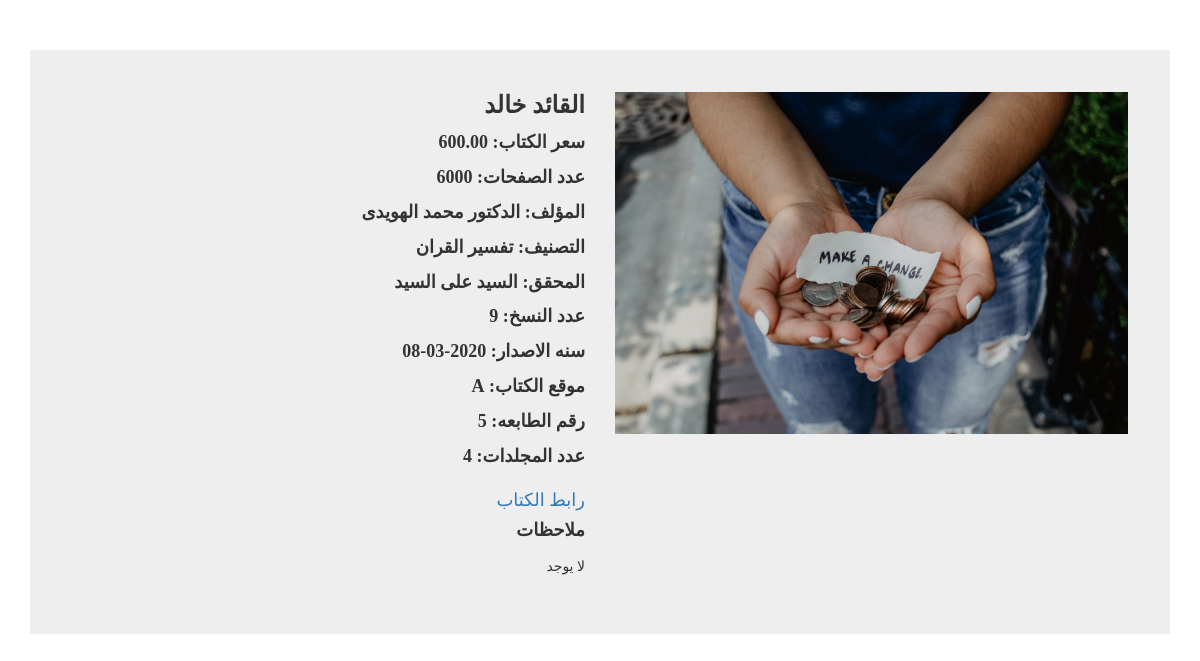
Screenshot of /admin-dashboard/book-details/3/ with the database file from the repository.
### admin2/models.py (models this page shows, shortened)
class Book(models.Model):
    book_name = models.CharField(max_length=200)
    book_pages = models.PositiveIntegerField(default=0)
    book_folders = models.PositiveIntegerField(default=0)
    print_number = models.PositiveIntegerField(default=0)
    print_year = models.IntegerField(null=True)
    book_price = models.DecimalField(max_digits=11,decimal_places=2)
    created_at = models.DateField(auto_now_add=True)
    book_image =  models.ImageField(default='o.jpg', upload_to='books_images',null=True,blank=True)
    observations = models.TextField(null=True)
    available = models.BooleanField(default=True)
    no_of_copis = models.IntegerField(default=1)
    publish_house = models.ForeignKey(Publishing_house,on_delete=models.CASCADE,null=True)
    author = models.ForeignKey(Author,on_delete=models.CASCADE)
    questioner = models.ForeignKey(Questioner,on_delete=models.CASCADE,null=True)
    book_postion= models.ForeignKey(Position,on_delete=models.CASCADE)
    category = models.ForeignKey(Category,on_delete=models.CASCADE,null=True)
    link =  models.CharField(max_length=900,null=True)
    book_owner = models.CharField(max_length=200,null=True)
    folder_number = models.IntegerField(default=0)

class Author(models.Model):
    author_name = models.CharField(max_length=200)

class Category(models.Model):
    category_name = models.CharField(max_length=200)

class Questioner(models.Model):
    questioner_name = models.CharField(max_length=200)

class Position(models.Model):
    position = models.CharField(max_length=200)

### admin2/views.py (the view)
# urls.py: path('book-details/<int:id>/',views.book_details,name='book_details'),
def book_details(request,id):
    book = Book.objects.get(id=id)
    return render(request,'admin/book_details.html',{'book':book})

### admin2/templates/admin/book_details.html (shortened to what this page needs)
{%load static%}
<!DOCTYPE html>
<html lang="ar">
  <head>
    <link href="https://maxcdn.bootstrapcdn.com/font-awesome/4.7.0/css/font-awesome.min.css" rel="stylesheet">
    <link href="//maxcdn.bootstrapcdn.com/bootstrap/3.3.0/css/bootstrap.min.css" rel="stylesheet" id="bootstrap-css">
</head>
  <body dir="rtl">
	<div class="container">
		<div class="card">
			<div class="container-fliud">
				<div class="wrapper row">
					<div style="float: right;" class="preview col-md-6">
						<div class="preview-pic tab-content">
                            <div class="tab-pane active" id="pic-0"><img {%ifequal book.book_image '' %}src="{%static 'images/o.jpg' %}"{%else%} src="{{book.book_image.url}}"{%endifequal%} /></div>
						</div>
					</div>
					<div style="float:right;" class="details col-md-6">
						<h3 class="product-title">{{book.book_name}}</h3>
                        <h4 class="product-title">سعر الكتاب: {{book.book_price}}</h4>
                        <h4 class="product-title">عدد الصفحات: {{book.book_pages}}</h4>
                        <h4 class="product-title">المؤلف: {{book.author.author_name}}</h4>
                        <h4 class="product-title">التصنيف: {{book.category.category_name}}</h4>
                        <h4 class="product-title">المحقق: {{book.questioner.questioner_name}}</h4>
                        <h4 class="product-title">عدد النسخ: {{book.no_of_copis}}</h4>
                        <h4 class="product-title">سنه الاصدار: {{book.print_year}}</h4>
                        <h4 class="product-title"> موقع الكتاب: {{book.book_postion.position}}</h4>
                        <h4 class="product-title">رقم الطابعه: {{book.print_number}}</h4>
                        <h4 class="product-title">عدد المجلدات: {{book.book_folders}}</h4>
                        <h4><a href="{{book.link}}" target="_blank">رابط الكتاب</a></h4>
                        <h4 class="product-title">ملاحظات</h4>
                        <p class="product-description">{{book.observations}}</p>
                    </div>
				</div>
			</div>
		</div>
    </div>
  </body>
</html>

### admin2/templates/admin/book_details.html (style rules this page uses)
body { font-family: 'Amiri'; overflow-x: hidden; }
img { max-width: 100%; }
.preview { display: -webkit-box; display: -webkit-flex; display: -ms-flexbox; display: flex; -webkit-box-orient: vertical; -webkit-box-direction: normal; -webkit-flex-direction: column; -ms-flex-direction: column; flex-direction: column; }
.preview-pic { -webkit-box-flex: 1; -webkit-flex-grow: 1; -ms-flex-positive: 1; flex-grow: 1; }
.tab-content { overflow: hidden; }
.tab-content img { width: 100%; -webkit-animation-name: opacity; animation-name: opacity; -webkit-animation-duration: .3s; animation-duration: .3s; }
.card { margin-top: 50px; background: #eee; padding: 3em; line-height: 1.5em; }
@media screen and (min-width: 997px) { .wrapper { display: -webkit-box; display: -webkit-flex; display: -ms-flexbox; display: flex; } }
.details { display: -webkit-box; display: -webkit-flex; display: -ms-flexbox; display: flex; -webkit-box-orient: vertical; -webkit-box-direction: normal; -webkit-flex-direction: column; -ms-flex-direction: column; flex-direction: column; }
.product-title, .price, .sizes, .colors { text-transform: UPPERCASE; font-weight: bold; }
.product-title, .rating, .product-description, .price, .vote, .sizes { margin-bottom: 15px; }
.product-title { margin-top: 0; }

### rows the page displays
Book: book_image (picture), book_name "القائد خالد", book_price "600.00", book_pages "6000", author.author_name "الدكتور محمد الهويدى", category.category_name "تفسير القران", questioner.questioner_name "السيد على السيد", no_of_copis "9", print_year "2020-03-08", book_postion.position "A", print_number "5", book_folders "4", observations "لا يوجد"
